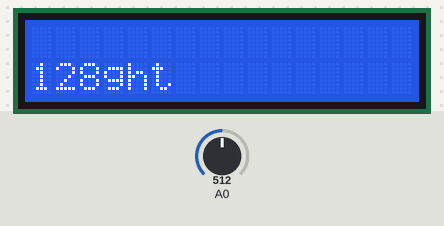
This sketch was run on a simulated Arduino Uno, built with avr-gcc and run on an emulated ATmega328P. On the bench: 16×2 character LCD. The test bench sets the inputs (shaded band); at power-on: A0 = 512.

Above: at 1.2 s.
1.3 s: A0 set to 409
At 3.3 s:
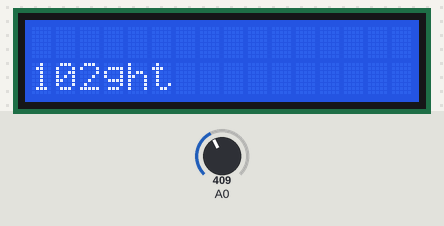
3.6 s: A0 set to 386
At 4.7 s:
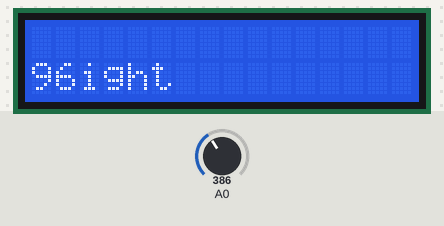
5.6 s: A0 set to 212
At 7.2 s:
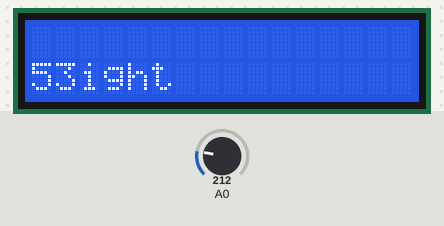
7.6 s: A0 set to 187
At 9.3 s:
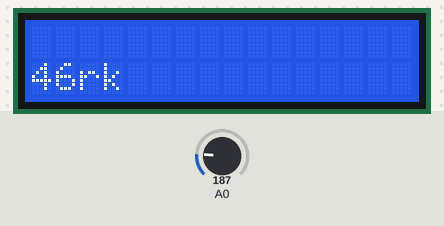
9.6 s: A0 set to 43
At 10.7 s:
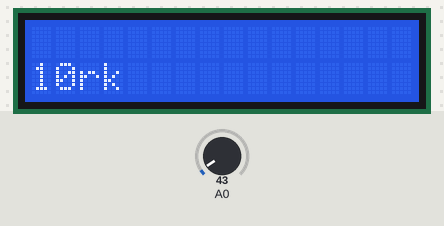
11.7 s: A0 set to 37
At 13.0 s:
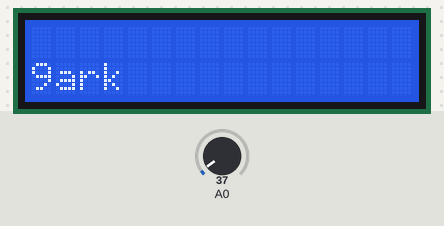
Timing chart, 0 to 14.7 s (numbered marks = the images above; inputs shaded):
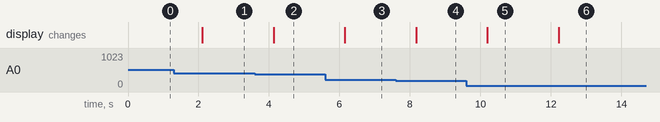

The sketch:

LCD.ino
```cpp
#include <LiquidCrystal_I2C.h>
int cdsValue;

LiquidCrystal_I2C lcd(0x27, 16, 2);

void setup() {
  lcd.init();
  lcd.backlight();
}

void loop() {
  cdsValue = analogRead(A0) / 4;
  lcd_print();
  delay(1000);
}

void lcd_print(){
  lcd.clear();
  lcd.setCursor(0,1);
  if(cdsValue <= 50){
    lcd.print("dark ");
    lcd.setCursor(0,1);
    lcd.print(cdsValue);
  }
  else{
    lcd.print("bright");
    lcd.setCursor(0,1);
    lcd.print(cdsValue);
  }
}
```

Measured:
- the behaviour switches between 400 and 399 on A0 (found by bisection; images 1 and 2)
- the behaviour switches between 204 and 203 on A0 (found by bisection; images 3 and 4)
- the behaviour switches between 40 and 39 on A0 (found by bisection; images 5 and 6)
- after the input at 1.3 s, the display: changes after 0.80 s (image 1)
- after the input at 3.6 s, the display: changes after 0.53 s (image 2)
- after the input at 5.6 s, the display: changes after 0.55 s (image 3)
- after the input at 7.6 s, the display: changes after 0.58 s (image 4)
- after the input at 9.6 s, the display: changes after 0.60 s (image 5)
- after the input at 11.7 s, the display: changes after 0.52 s (image 6)
